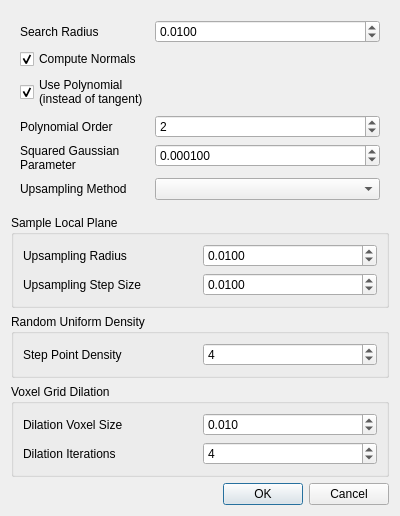
<?xml version="1.0" encoding="UTF-8"?>
<ui version="4.0">
 <class>MLSDialog</class>
 <widget class="QDialog" name="MLSDialog">
  <property name="geometry">
   <rect>
    <x>0</x>
    <y>0</y>
    <width>400</width>
    <height>441</height>
   </rect>
  </property>
  <property name="windowTitle">
   <string>Moving Least Squares Smoothing and Reconstruction</string>
  </property>
  <property name="windowIcon">
   <iconset resource="../../../qPCL.qrc">
    <normaloff>:/toolbar/PclAlgorithms/icons/mls_smoothing.png</normaloff>:/toolbar/PclAlgorithms/icons/mls_smoothing.png</iconset>
  </property>
  <layout class="QVBoxLayout" name="verticalLayout">
   <item>
    <widget class="QFrame" name="common_parameters_frame">
     <layout class="QFormLayout" name="common_parameters">
      <property name="fieldGrowthPolicy">
       <enum>QFormLayout::AllNonFixedFieldsGrow</enum>
      </property>
      <item row="0" column="0">
       <widget class="QLabel" name="search_radius_label">
        <property name="text">
         <string>Search Radius</string>
        </property>
       </widget>
      </item>
      <item row="0" column="1">
       <widget class="QDoubleSpinBox" name="search_radius">
        <property name="decimals">
         <number>4</number>
        </property>
        <property name="maximum">
         <double>1000.000000000000000</double>
        </property>
        <property name="singleStep">
         <double>0.005000000000000</double>
        </property>
        <property name="value">
         <double>0.010000000000000</double>
        </property>
       </widget>
      </item>
      <item row="1" column="0">
       <widget class="QCheckBox" name="compute_normals">
        <property name="text">
         <string>Compute Normals</string>
        </property>
        <property name="checked">
         <bool>true</bool>
        </property>
       </widget>
      </item>
      <item row="2" column="0">
       <widget class="QCheckBox" name="use_polynomial">
        <property name="enabled">
         <bool>true</bool>
        </property>
        <property name="text">
         <string>Use Polynomial 
(instead of tangent)</string>
        </property>
        <property name="checked">
         <bool>true</bool>
        </property>
       </widget>
      </item>
      <item row="3" column="0">
       <widget class="QLabel" name="polynomial_order_label">
        <property name="text">
         <string>Polynomial Order</string>
        </property>
       </widget>
      </item>
      <item row="3" column="1">
       <widget class="QSpinBox" name="polynomial_order">
        <property name="enabled">
         <bool>true</bool>
        </property>
        <property name="value">
         <number>2</number>
        </property>
       </widget>
      </item>
      <item row="4" column="0">
       <widget class="QLabel" name="squared_gaussian_parameter_label">
        <property name="text">
         <string>Squared Gaussian 
Parameter</string>
        </property>
       </widget>
      </item>
      <item row="4" column="1">
       <widget class="QDoubleSpinBox" name="squared_gaussian_parameter">
        <property name="decimals">
         <number>6</number>
        </property>
        <property name="maximum">
         <double>1000.000000000000000</double>
        </property>
        <property name="singleStep">
         <double>0.005000000000000</double>
        </property>
        <property name="value">
         <double>0.000100000000000</double>
        </property>
       </widget>
      </item>
      <item row="5" column="0">
       <widget class="QLabel" name="upsampling_method_label">
        <property name="text">
         <string>Upsampling Method</string>
        </property>
       </widget>
      </item>
      <item row="5" column="1">
       <widget class="QComboBox" name="upsampling_method">
        <property name="enabled">
         <bool>true</bool>
        </property>
       </widget>
      </item>
     </layout>
    </widget>
   </item>
   <item>
    <widget class="QGroupBox" name="sample_local_plane_method">
     <property name="enabled">
      <bool>true</bool>
     </property>
     <property name="title">
      <string>Sample Local Plane</string>
     </property>
     <layout class="QGridLayout" name="gridLayout">
      <item row="0" column="0">
       <widget class="QLabel" name="upsampling_radius_label">
        <property name="enabled">
         <bool>true</bool>
        </property>
        <property name="text">
         <string>Upsampling Radius</string>
        </property>
       </widget>
      </item>
      <item row="0" column="1">
       <widget class="QDoubleSpinBox" name="upsampling_radius">
        <property name="enabled">
         <bool>true</bool>
        </property>
        <property name="decimals">
         <number>4</number>
        </property>
        <property name="maximum">
         <double>1000.000000000000000</double>
        </property>
        <property name="singleStep">
         <double>0.005000000000000</double>
        </property>
        <property name="value">
         <double>0.010000000000000</double>
        </property>
       </widget>
      </item>
      <item row="1" column="0">
       <widget class="QLabel" name="upsampling_step_size_label">
        <property name="enabled">
         <bool>true</bool>
        </property>
        <property name="text">
         <string>Upsampling Step Size</string>
        </property>
       </widget>
      </item>
      <item row="1" column="1">
       <widget class="QDoubleSpinBox" name="upsampling_step_size">
        <property name="enabled">
         <bool>true</bool>
        </property>
        <property name="decimals">
         <number>4</number>
        </property>
        <property name="maximum">
         <double>1000.000000000000000</double>
        </property>
        <property name="singleStep">
         <double>0.005000000000000</double>
        </property>
        <property name="value">
         <double>0.010000000000000</double>
        </property>
       </widget>
      </item>
     </layout>
    </widget>
   </item>
   <item>
    <widget class="QGroupBox" name="random_uniform_density_method">
     <property name="title">
      <string>Random Uniform Density</string>
     </property>
     <layout class="QHBoxLayout" name="horizontalLayout">
      <item>
       <widget class="QLabel" name="step_point_density_label">
        <property name="enabled">
         <bool>true</bool>
        </property>
        <property name="text">
         <string>Step Point Density</string>
        </property>
       </widget>
      </item>
      <item>
       <widget class="QSpinBox" name="step_point_density">
        <property name="enabled">
         <bool>true</bool>
        </property>
        <property name="maximum">
         <number>1000</number>
        </property>
        <property name="value">
         <number>4</number>
        </property>
       </widget>
      </item>
     </layout>
    </widget>
   </item>
   <item>
    <widget class="QGroupBox" name="voxel_grid_dilation_method">
     <property name="title">
      <string>Voxel Grid Dilation</string>
     </property>
     <layout class="QGridLayout" name="gridLayout_2">
      <item row="0" column="0">
       <widget class="QLabel" name="dilation_voxel_grid_label">
        <property name="enabled">
         <bool>true</bool>
        </property>
        <property name="text">
         <string>Dilation Voxel Size</string>
        </property>
       </widget>
      </item>
      <item row="0" column="1">
       <widget class="QDoubleSpinBox" name="dilation_voxel_size">
        <property name="enabled">
         <bool>true</bool>
        </property>
        <property name="decimals">
         <number>3</number>
        </property>
        <property name="singleStep">
         <double>0.010000000000000</double>
        </property>
        <property name="value">
         <double>0.010000000000000</double>
        </property>
       </widget>
      </item>
      <item row="1" column="0">
       <widget class="QLabel" name="dilation_iterations_label">
        <property name="enabled">
         <bool>true</bool>
        </property>
        <property name="text">
         <string>Dilation Iterations</string>
        </property>
       </widget>
      </item>
      <item row="1" column="1">
       <widget class="QSpinBox" name="dilation_iterations">
        <property name="enabled">
         <bool>true</bool>
        </property>
        <property name="value">
         <number>4</number>
        </property>
       </widget>
      </item>
     </layout>
    </widget>
   </item>
   <item>
    <widget class="QDialogButtonBox" name="buttonBox_2">
     <property name="orientation">
      <enum>Qt::Horizontal</enum>
     </property>
     <property name="standardButtons">
      <set>QDialogButtonBox::Cancel|QDialogButtonBox::Ok</set>
     </property>
    </widget>
   </item>
  </layout>
 </widget>
 <resources>
  <include location="../../../qPCL.qrc"/>
 </resources>
 <connections>
  <connection>
   <sender>buttonBox_2</sender>
   <signal>rejected()</signal>
   <receiver>MLSDialog</receiver>
   <slot>reject()</slot>
   <hints>
    <hint type="sourcelabel">
     <x>240</x>
     <y>450</y>
    </hint>
    <hint type="destinationlabel">
     <x>532</x>
     <y>395</y>
    </hint>
   </hints>
  </connection>
  <connection>
   <sender>buttonBox_2</sender>
   <signal>accepted()</signal>
   <receiver>MLSDialog</receiver>
   <slot>accept()</slot>
   <hints>
    <hint type="sourcelabel">
     <x>275</x>
     <y>446</y>
    </hint>
    <hint type="destinationlabel">
     <x>185</x>
     <y>234</y>
    </hint>
   </hints>
  </connection>
 </connections>
</ui>
